Frame 1 (no input): blank canvas, image omitted
Frame 60 (no input): blank canvas, image omitted
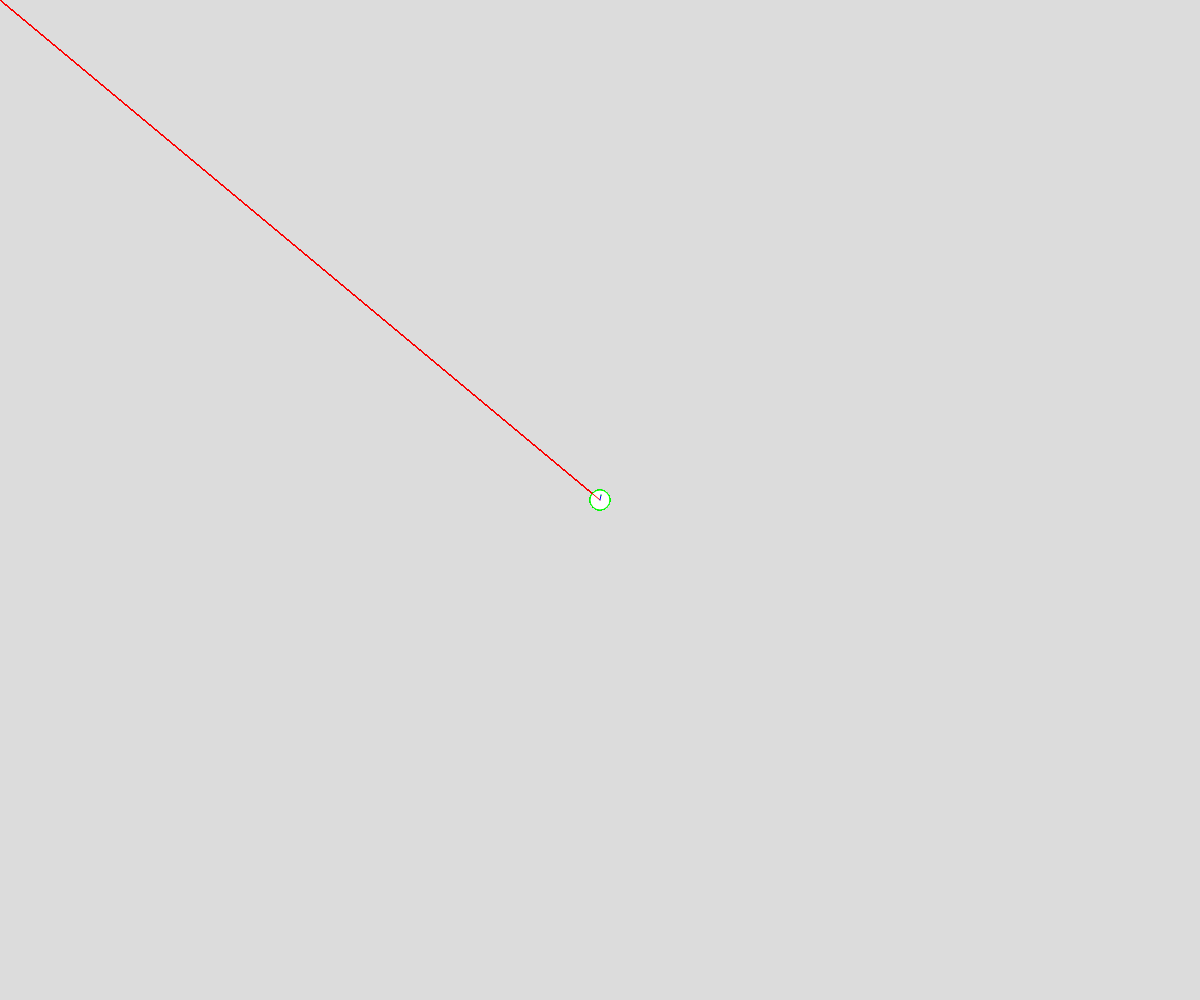
Frame 120 (the mouse pressed at the canvas centre since frame 60)

The p5.js sketch whose frames 1 and 60 were blank and that drew this single picture after the mouse press (run headless with seeded random() and noise() and a simulated clock; from frame 60 on, the mouse is pressed at the canvas centre):

// p5.js sketch
// ── sketch.js
// Vectors
// Mason Wick
// 10/27/26

let objects = [];

async function setup() {
  createCanvas(windowWidth, windowHeight);
}

function draw() {
  background(220);
  if(mouseIsPressed){
    objects.push(new Ball(mouseX, mouseY));
  }

  for(let o of objects){
    if(keyIsDown(" ")) {
      o.move();
    }
    o.display();
  }
}


class Ball{
  constructor(x, y){
    this.pos = createVector(x, y);
    this.vel = createVector(random(-5, 5), -5);
    this.grav = createVector(0,0.7);
    this.force = createVector(0,0);
  }

  calcMouse(){
    this.force = createVector(mouseX,mouseY);
    this.force.sub(this.pos);
    this.force.normalize();
    this.force.mult(2);
  }

  move(){
    if(false){
      this.calcMouse();
      this.vel.add(this.force);
      this.vel.limit(20);
    }
    else{
      this.vel.add(this.grav);
    }
    this.pos.add(this.vel);

    if(this.pos.x < 0 || this.pos.x > width){
      this.vel.x *= -1;
    }

    if(this.pos.y > height){
      this.vel.y *= -0.9;
    }
  }

  display(){
    circle(this.pos.x, this.pos.y, 20);

    if(true){
      stroke(255,0,0);
      line(0,0,this.pos.x,this.pos.y);

      let endX = this.pos.x + this.vel.x;
      let endY = this.pos.y + this.vel.y;

      stroke(0,0,255);
      line(this.pos.x, this.pos.y, endX, endY);

      stroke(0,255,0);
      line(endX,endY,endX+this.grav.x,endY+this.grav.y);
    }
  }
}
